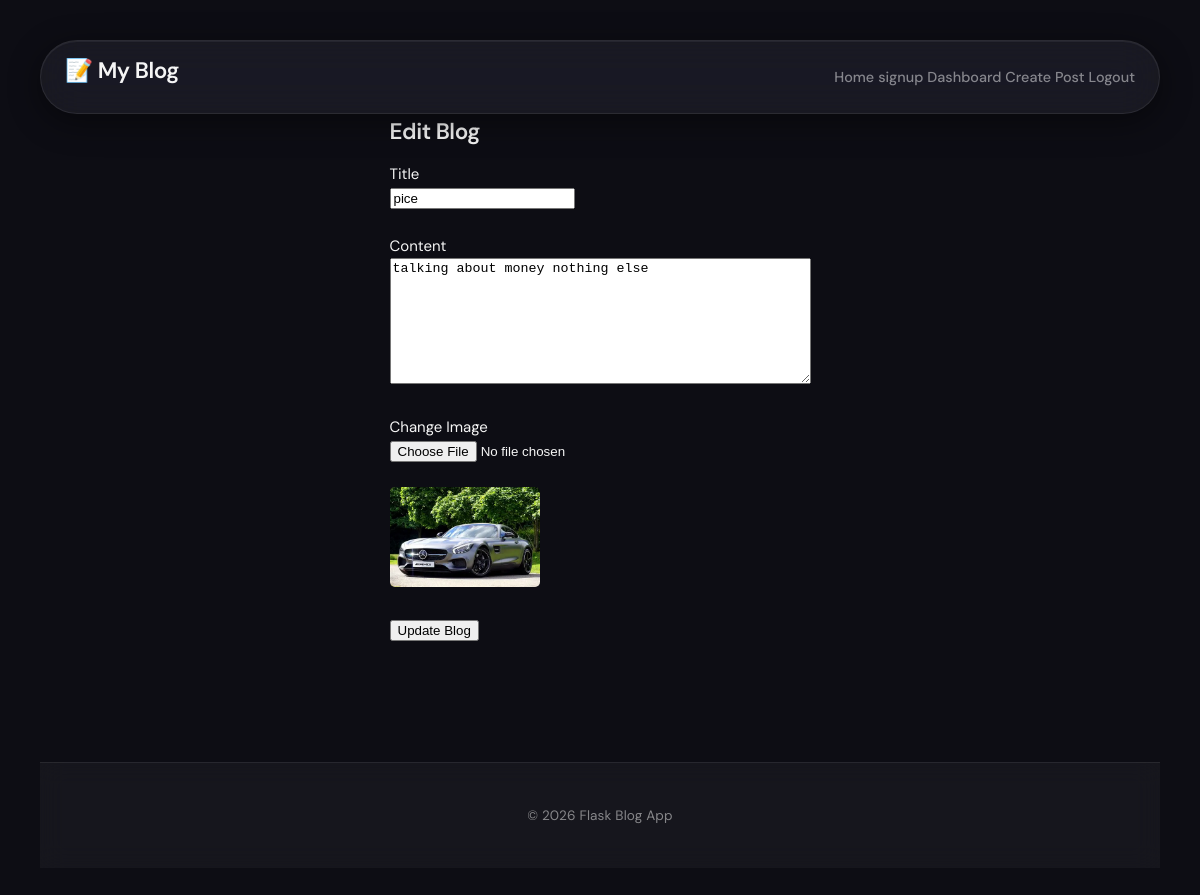
/updateblog/2 (signed in), run on the app's committed database.
### app.py (models this page shows, shortened)
class Blog(db.Model):
    _id = db.Column(db.Integer, primary_key=True)
    title = db.Column(db.String(100), unique=True, nullable=False)
    content = db.Column(db.Text, nullable=False)
    image = db.Column(db.String(200), nullable=True)
    date_posted = db.Column(db.DateTime, nullable=False, default=datetime.utcnow)
    user_id = db.Column(db.Integer, db.ForeignKey('user.id'), nullable=False)

### app.py (the view, shortened to what this page needs)
@app.route('/updateblog/<int:id>', methods=['GET', 'POST'])
@login_required
def updateblog(id):
    blog = db.get_or_404(Blog, id)
    if blog.user_id != current_user.id:
        flash('Not allowed to edit this blog', "danger")
        return redirect(url_for('dashboard'))
    return render_template('updateblog.html', blog=blog)

### app.py (called while the page is built)
@login_manager.user_loader
def load_user(user_id):
    return db.session.get(User, int(user_id))

### templates/updateblog.html (shortened to what this page needs)
{% extends 'base.html' %}
{% block content %}
<div class="centered">
    <form method="POST" enctype="multipart/form-data">
        <h2>Edit Blog</h2>
        <label>Title</label><br>
        <input type="text"
               name="title"
               value="{{ blog.title }}"
               required><br><br>
        <label>Content</label><br>
        <textarea name="content"
                  rows="8"
                  cols="50"
                  required>{{ blog.content }}</textarea><br><br>
        <label>Change Image</label><br>
        <input type="file" name="image"><br><br>
        {% if blog.image %}
            <img src="{{ url_for('static', filename='uploads/' + blog.image) }}"
                 style="width:150px; height:auto; border-radius:5px;">
            <br><br>
        {% endif %}
        <button type="submit">Update Blog</button>
    </form>
</div>
{% endblock %}

### static/style.css (style rules this page uses)
:root { --ig-yellow: #f9ce34; --ig-orange: #ee2a7b; --ig-pink: #ee2a7b; --ig-magenta: #c13584; --ig-purple: #833ab4; --ig-indigo: #5851db; --bg: #0d0d14; --surface: rgba(255, 255, 255, 0.04); --surface-2: rgba(255, 255, 255, 0.08); --border: rgba(255, 255, 255, 0.08); --border-hover: rgba(238, 42, 123, 0.45); --text: #f5f5f5; --muted: rgba(245, 245, 245, 0.5); --danger: #ff375f; --success: #30d158; --info: #0a84ff; --radius: 16px; --radius-sm: 10px; --radius-pill: 100px; --space-1: 4px; --space-2: 8px; --space-3: 12px; --space-4: 16px; --space-5: 24px; --space-6: 32px; --space-7: 48px; }
*, *::before, *::after { box-sizing: border-box; }
body { margin: 0; padding: 40px; font-family: 'DM Sans', -apple-system, sans-serif; font-size: 15px; line-height: 1.6; color: var(--text); background-color: var(--bg); background-image: radial-gradient(ellipse 60% 50% at 15% 0%, rgba(249, 206, 52, 0.12) transparent), radial-gradient(ellipse 55% 45% at 85% 5%, rgba(131, 58, 180, 0.18) transparent), radial-gradient(ellipse 70% 60% at 50% 100%, rgba(238, 42, 123, 0.12) transparent); min-height: 100vh; }
h1, h2, h3, h4 { font-family: 'DM Sans', sans-serif; font-weight: 600; letter-spacing: -0.02em; color: var(--text); margin: 0 0 var(--space-3); }
.centered { display: flex; justify-content: center; align-items: center; }

### data on the page
Blog: title "pice", content "talking about money nothing else", image (picture)
